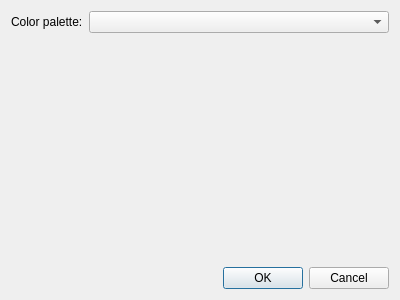
<?xml version="1.0" encoding="UTF-8"?>
<ui version="4.0">
 <class>SettingsDialog</class>
 <widget class="QDialog" name="SettingsDialog">
  <property name="geometry">
   <rect>
    <x>0</x>
    <y>0</y>
    <width>400</width>
    <height>300</height>
   </rect>
  </property>
  <property name="windowTitle">
   <string>Settings</string>
  </property>
  <layout class="QGridLayout" name="gridLayout_2">
   <item row="1" column="0">
    <widget class="QDialogButtonBox" name="buttonBox">
     <property name="orientation">
      <enum>Qt::Horizontal</enum>
     </property>
     <property name="standardButtons">
      <set>QDialogButtonBox::Cancel|QDialogButtonBox::Ok</set>
     </property>
    </widget>
   </item>
   <item row="0" column="0">
    <layout class="QFormLayout" name="formLayout">
     <item row="0" column="0">
      <widget class="QLabel" name="lPalette">
       <property name="text">
        <string>Color palette:</string>
       </property>
      </widget>
     </item>
     <item row="0" column="1">
      <widget class="QComboBox" name="cbPalette"/>
     </item>
    </layout>
   </item>
  </layout>
 </widget>
 <resources/>
 <connections>
  <connection>
   <sender>buttonBox</sender>
   <signal>accepted()</signal>
   <receiver>SettingsDialog</receiver>
   <slot>accept()</slot>
   <hints>
    <hint type="sourcelabel">
     <x>248</x>
     <y>254</y>
    </hint>
    <hint type="destinationlabel">
     <x>157</x>
     <y>274</y>
    </hint>
   </hints>
  </connection>
  <connection>
   <sender>buttonBox</sender>
   <signal>rejected()</signal>
   <receiver>SettingsDialog</receiver>
   <slot>reject()</slot>
   <hints>
    <hint type="sourcelabel">
     <x>316</x>
     <y>260</y>
    </hint>
    <hint type="destinationlabel">
     <x>286</x>
     <y>274</y>
    </hint>
   </hints>
  </connection>
 </connections>
</ui>
